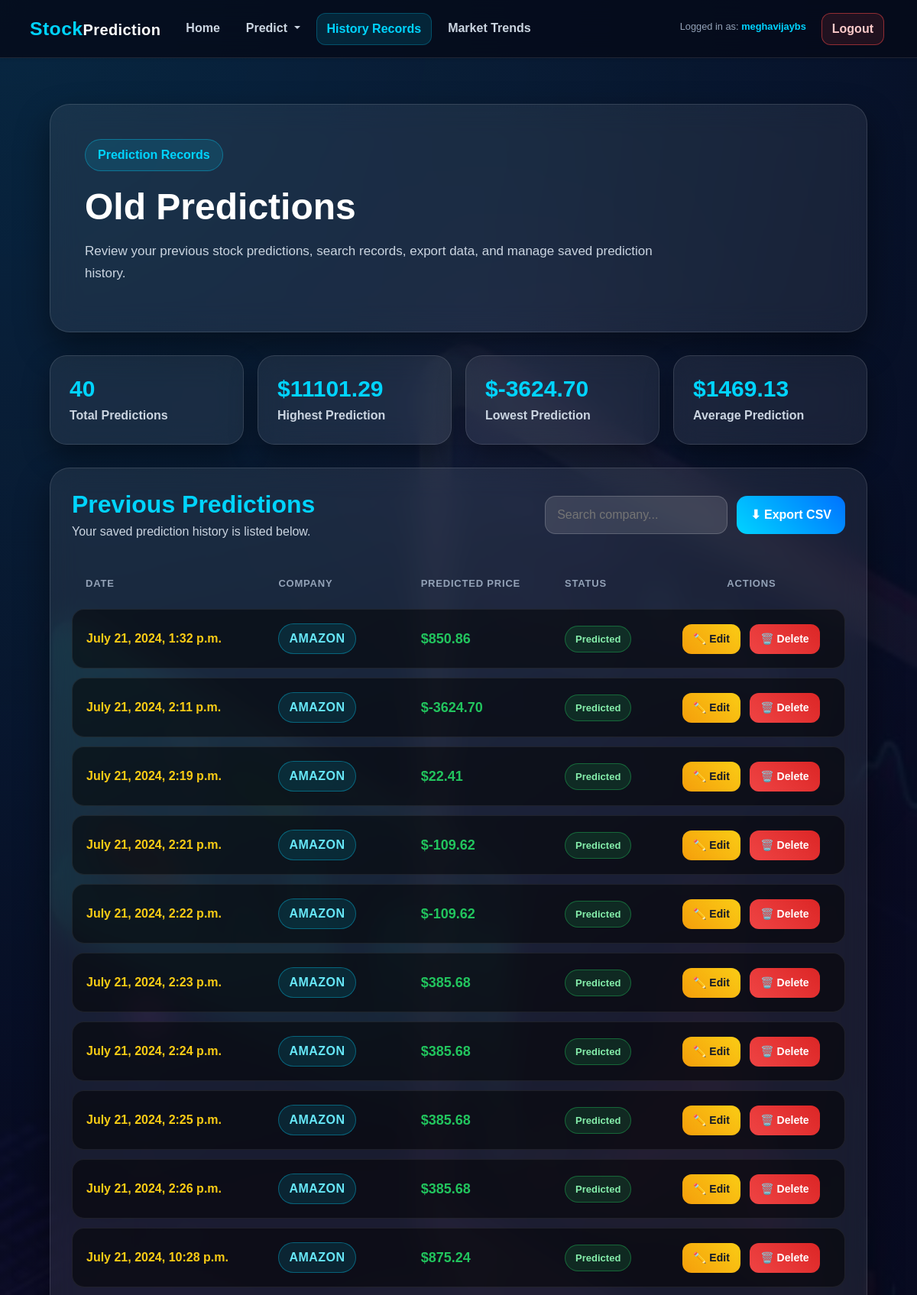
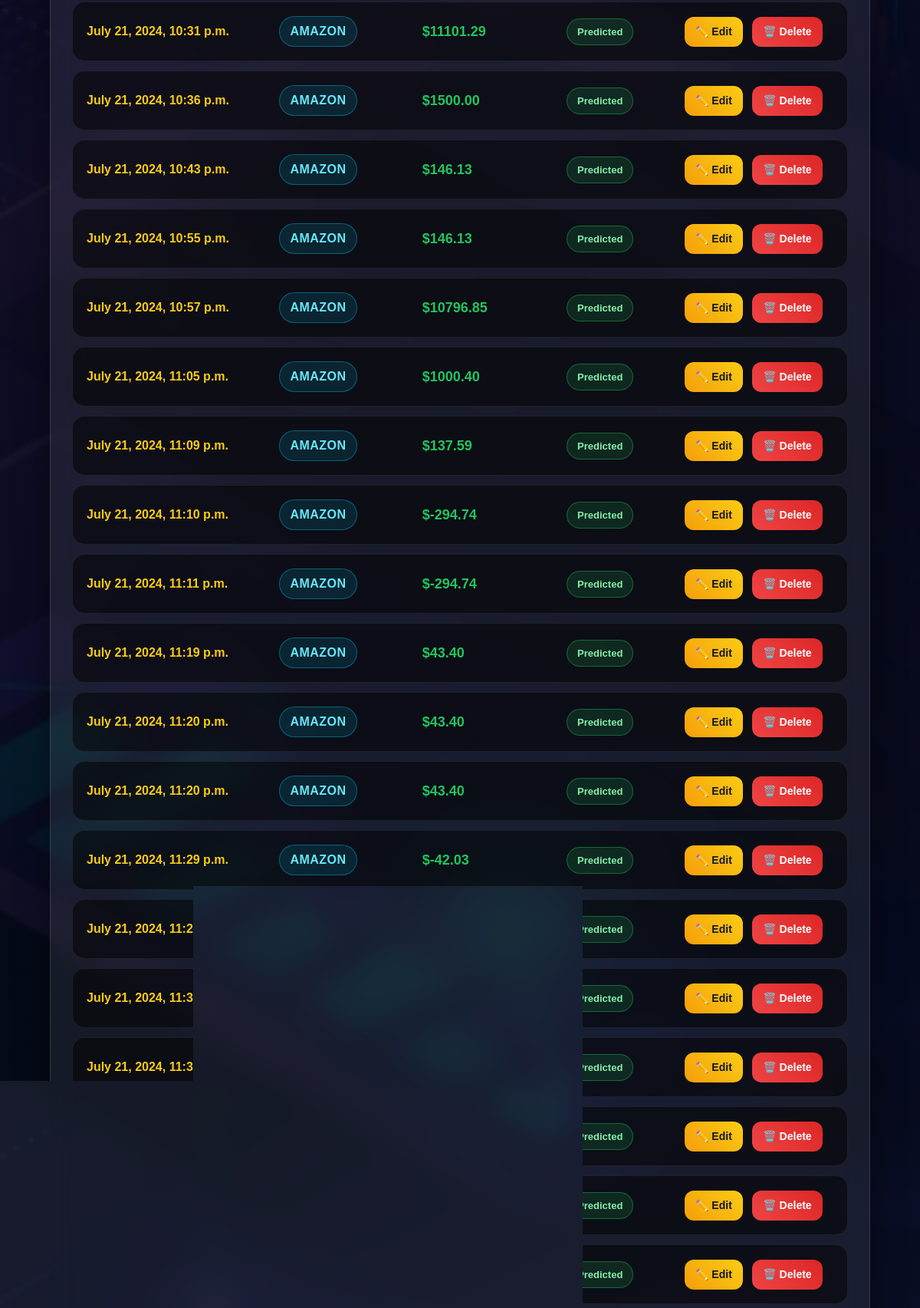
/old_predictions/ (signed in, upper part), run on the app's committed database (2 pictures, top to bottom).
### SPPapp/models.py (models this page shows, shortened)
class StockPrediction(models.Model):
    user = models.ForeignKey(User, on_delete=models.CASCADE)
    date = models.DateTimeField(auto_now_add=True)
    open_price = models.FloatField()
    high_price = models.FloatField()
    low_price = models.FloatField()
    volume = models.FloatField()
    predicted_price = models.FloatField()
    company = models.CharField(max_length=100)

### SPPapp/views.py (the view)
# urls.py: path('old_predictions/', views.old_predictions, name='old_predictions'),
@login_required
def old_predictions(request):
    predictions = StockPrediction.objects.filter(user=request.user).order_by('date')
    return render(request, 'old_predictions.html', {'old_predictions': predictions})

### SPPapp/templates/old_predictions.html (shortened to what this page needs)
{% extends 'base.html' %}
{% load static %}
{% block content %}
<div class="old-dashboard">
    <div class="old-hero">
        <span class="tag">Prediction Records</span>
        <h1>Old Predictions</h1>
        <p>
            Review your previous stock predictions, search records, export data,
            and manage saved prediction history.
        </p>
    </div>
    <div class="stats-grid">
        <div class="stat-card">
            <h3 id="totalCount">0</h3>
            <p>Total Predictions</p>
        </div>
        <div class="stat-card">
            <h3 id="highestPrice">$0.00</h3>
            <p>Highest Prediction</p>
        </div>
        <div class="stat-card">
            <h3 id="lowestPrice">$0.00</h3>
            <p>Lowest Prediction</p>
        </div>
        <div class="stat-card">
            <h3 id="averagePrice">$0.00</h3>
            <p>Average Prediction</p>
        </div>
    </div>
    <div class="prediction-panel">
        <div class="panel-header">
            <div>
                <h2>Previous Predictions</h2>
                <p>Your saved prediction history is listed below.</p>
            </div>
            <div class="panel-actions">
                <input
                    type="text"
                    id="searchInput"
                    placeholder="Search company..."
                >
                <button onclick="exportTableToCSV()" class="export-btn">
                    ⬇ Export CSV
                </button>
            </div>
        </div>
        <div class="table-wrapper">
            <table class="prediction-table" id="predictionTable">
                <thead>
                    <tr>
                        <th>Date</th>
                        <th>Company</th>
                        <th>Predicted Price</th>
                        <th>Status</th>
                        <th class="text-center">Actions</th>
                    </tr>
                </thead>
                <tbody>
                    {% for prediction in old_predictions %}
                    <tr class="prediction-row">
                        <td class="date-cell">
                            {{ prediction.date }}
                        </td>
                        <td>
                            <span class="company-badge">
                                {{ prediction.company|upper }}
                            </span>
                        </td>
                        <td class="price-cell" data-price="{{ prediction.predicted_price }}">
                            ${{ prediction.predicted_price|floatformat:2 }}
                        </td>
                        <td>
                            <span class="status-badge bullish">
                                Predicted
                            </span>
                        </td>
                        <td class="action-cell">
                            <a href="{% url 'edit_prediction' prediction.pk %}"
                               class="edit-btn">
                                ✏️ Edit
                            </a>
                            <form action="{% url 'delete_prediction' prediction.pk %}"
                                  method="POST"
                                  class="delete-form"
                                  onsubmit="return confirm('Are you sure you want to delete this prediction?')">
                                <button type="submit" class="delete-btn">
                                    🗑️ Delete
                                </button>
                            </form>
                        </td>
                    </tr>
                    {% endfor %}
                </tbody>
            </table>
        </div>
    </div>
</div>
{% endblock %}

### SPPapp/templates/base.html (shortened to what this page needs)
<!DOCTYPE html>
<html lang="en">
{% load static %}
<head>
    <link rel="stylesheet" href="https://stackpath.bootstrapcdn.com/bootstrap/4.5.2/css/bootstrap.min.css">
</head>
<body>
    <nav class="navbar navbar-expand-lg navbar-dark shadow-sm sticky-top">
        <div class="container-fluid">
            <a class="navbar-brand" href="{% url 'home' %}">
                <span>Stock</span>Prediction
            </a>
            <div class="collapse navbar-collapse" id="navbarNav">
                <ul class="navbar-nav mr-auto">
                    <li class="nav-item {% if request.resolver_match.url_name == 'home' %}active{% endif %}">
                        <a class="nav-link" href="{% url 'home' %}">Home</a>
                    </li>
                    <li class="nav-item dropdown {% if request.resolver_match.url_name == 'predict' %}active{% endif %}">
                        <a class="nav-link dropdown-toggle" href="#" id="predictDropdown" role="button" data-toggle="dropdown" aria-haspopup="true" aria-expanded="false">
                            Predict
                        </a>
                    </li>
                    <li class="nav-item {% if request.resolver_match.url_name == 'old_predictions' %}active{% endif %}">
                        <a class="nav-link" href="{% url 'old_predictions' %}">History Records</a>
                    </li>
                    <li class="nav-item {% if request.resolver_match.url_name == 'history' %}active{% endif %}">
                        <a class="nav-link" href="{% url 'history' %}">Market Trends</a>
                    </li>
                </ul>
                <ul class="navbar-nav">
                    {% if user.is_authenticated %}
                    <li class="nav-item">
                        <span class="navbar-text mr-3 small">
                            Logged in as: <strong>{{ user.username }}</strong>
                        </span>
                    </li>
                    <li class="nav-item">
                        <a class="nav-link logout-btn px-3" href="{% url 'logout' %}">
                            Logout
                        </a>
                    </li>
                    {% endif %}
                </ul>
            </div>
        </div>
    </nav>
    <div class="container">
        {% block content %}
        {% endblock %}
    </div>
</body>
</html>

### SPPapp/templates/old_predictions.html (style rules this page uses)
.old-dashboard { max-width: 1200px; margin: auto; padding: 40px 20px; color: white; }
.old-hero { background: rgba(255,255,255,0.07); border: 1px solid rgba(255,255,255,0.12); backdrop-filter: blur(18px); border-radius: 26px; padding: 45px; margin-bottom: 30px; box-shadow: 0 20px 45px rgba(0,0,0,0.45); }
.tag { display: inline-block; color: #00d4ff; background: rgba(0,212,255,0.12); border: 1px solid rgba(0,212,255,0.35); padding: 8px 16px; border-radius: 30px; font-weight: 700; margin-bottom: 18px; }
.old-hero h1 { font-size: 48px; font-weight: 800; margin-bottom: 15px; }
.old-hero p { color: #cbd5e1; font-size: 17px; line-height: 1.7; max-width: 800px; }
.stats-grid { display: grid; grid-template-columns: repeat(4, 1fr); gap: 18px; margin-bottom: 30px; }
.stat-card { background: rgba(255,255,255,0.07); border: 1px solid rgba(255,255,255,0.12); backdrop-filter: blur(18px); border-radius: 22px; padding: 25px; box-shadow: 0 16px 35px rgba(0,0,0,0.4); transition: 0.3s; }
.stat-card h3 { color: #00d4ff; font-size: 30px; font-weight: 900; margin-bottom: 5px; }
.stat-card p { color: #cbd5e1; margin-bottom: 0; font-weight: 600; }
.prediction-panel { background: rgba(255,255,255,0.07); border: 1px solid rgba(255,255,255,0.12); backdrop-filter: blur(18px); border-radius: 26px; padding: 28px; box-shadow: 0 20px 45px rgba(0,0,0,0.45); }
.panel-header { display: flex; justify-content: space-between; gap: 20px; align-items: center; margin-bottom: 22px; }
.panel-header h2 { color: #00d4ff; font-weight: 800; margin-bottom: 5px; }
.panel-header p { color: #cbd5e1; margin-bottom: 0; }
.panel-actions { display: flex; gap: 12px; flex-wrap: wrap; }
#searchInput { background: rgba(255,255,255,0.12); border: 1px solid rgba(255,255,255,0.18); color: white; border-radius: 14px; padding: 12px 15px; outline: none; }
.export-btn { border: none; border-radius: 14px; padding: 12px 18px; background: linear-gradient(45deg, #00d4ff, #0072ff); color: white; font-weight: 800; transition: 0.3s; }
.table-wrapper { width: 100%; overflow-x: auto; }
.prediction-table { width: 100%; border-collapse: separate; border-spacing: 0 12px; }
.prediction-table thead th { color: #94a3b8; font-weight: 700; padding: 12px 18px; text-transform: uppercase; font-size: 13px; letter-spacing: 0.8px; }
.prediction-table tbody tr { background: rgba(0,0,0,0.52); transition: 0.3s; }
.prediction-table tbody td { padding: 18px; color: #e5e7eb; vertical-align: middle; border-top: 1px solid rgba(255,255,255,0.08); border-bottom: 1px solid rgba(255,255,255,0.08); }
.prediction-table tbody td:first-child { border-left: 1px solid rgba(255,255,255,0.08); border-radius: 16px 0 0 16px; }
.prediction-table tbody td:last-child { border-right: 1px solid rgba(255,255,255,0.08); border-radius: 0 16px 16px 0; }
.date-cell { color: #facc15 !important; font-weight: 600; }
.company-badge { display: inline-block; background: rgba(0,212,255,0.12); border: 1px solid rgba(0,212,255,0.35); color: #67e8f9; padding: 7px 13px; border-radius: 30px; font-weight: 800; letter-spacing: 0.5px; }
.price-cell { color: #22c55e !important; font-weight: 900; font-size: 18px; }
.status-badge { display: inline-block; padding: 7px 13px; border-radius: 30px; font-weight: 800; font-size: 13px; }
.bullish { background: rgba(34,197,94,0.15); border: 1px solid rgba(34,197,94,0.4); color: #86efac; }
.action-cell { text-align: center; white-space: nowrap; }
.edit-btn, .delete-btn { display: inline-block; padding: 9px 14px; border-radius: 12px; border: none; text-decoration: none; font-weight: 800; transition: 0.3s; font-size: 14px; }
.edit-btn { background: linear-gradient(45deg, #f59e0b, #facc15); color: #111827; margin-right: 8px; }
.delete-form { display: inline; }
.delete-btn { background: linear-gradient(45deg, #ef4444, #dc2626); color: white; }

### data on the page
StockPrediction: date "July 21, 2024, 1:32 p.m.", company "AMAZON", predicted_price "850.86"
StockPrediction: date "July 21, 2024, 2:11 p.m.", company "AMAZON", predicted_price "-3624.70"
StockPrediction: date "July 21, 2024, 2:19 p.m.", company "AMAZON", predicted_price "22.41"
StockPrediction: date "July 21, 2024, 2:21 p.m.", company "AMAZON", predicted_price "-109.62"
StockPrediction: date "July 21, 2024, 2:22 p.m.", company "AMAZON", predicted_price "-109.62"
StockPrediction: date "July 21, 2024, 2:23 p.m.", company "AMAZON", predicted_price "385.68"
StockPrediction: date "July 21, 2024, 2:24 p.m.", company "AMAZON", predicted_price "385.68"
StockPrediction: date "July 21, 2024, 2:25 p.m.", company "AMAZON", predicted_price "385.68"
StockPrediction: date "July 21, 2024, 2:26 p.m.", company "AMAZON", predicted_price "385.68"
StockPrediction: date "July 21, 2024, 10:28 p.m.", company "AMAZON", predicted_price "875.24"
StockPrediction: date "July 21, 2024, 10:31 p.m.", company "AMAZON", predicted_price "11101.29"
StockPrediction: date "July 21, 2024, 10:36 p.m.", company "AMAZON", predicted_price "1500.00"
StockPrediction: date "July 21, 2024, 10:43 p.m.", company "AMAZON", predicted_price "146.13"
StockPrediction: date "July 21, 2024, 10:55 p.m.", company "AMAZON", predicted_price "146.13"
StockPrediction: date "July 21, 2024, 10:57 p.m.", company "AMAZON", predicted_price "10796.85"
StockPrediction: date "July 21, 2024, 11:05 p.m.", company "AMAZON", predicted_price "1000.40"
StockPrediction: date "July 21, 2024, 11:09 p.m.", company "AMAZON", predicted_price "137.59"
StockPrediction: date "July 21, 2024, 11:10 p.m.", company "AMAZON", predicted_price "-294.74"
StockPrediction: date "July 21, 2024, 11:11 p.m.", company "AMAZON", predicted_price "-294.74"
StockPrediction: date "July 21, 2024, 11:19 p.m.", company "AMAZON", predicted_price "43.40"
StockPrediction: date "July 21, 2024, 11:20 p.m.", company "AMAZON", predicted_price "43.40"
StockPrediction: date "July 21, 2024, 11:20 p.m.", company "AMAZON", predicted_price "43.40"
StockPrediction: date "July 21, 2024, 11:29 p.m.", company "AMAZON", predicted_price "-42.03"
StockPrediction: date "July 21, 2024, 11:29 p.m."
StockPrediction: date "July 21, 2024, 11:30 p.m."
StockPrediction: date "July 21, 2024, 11:31 p.m."

### other printed values
{{ user.username }} "meghavijaybs"
